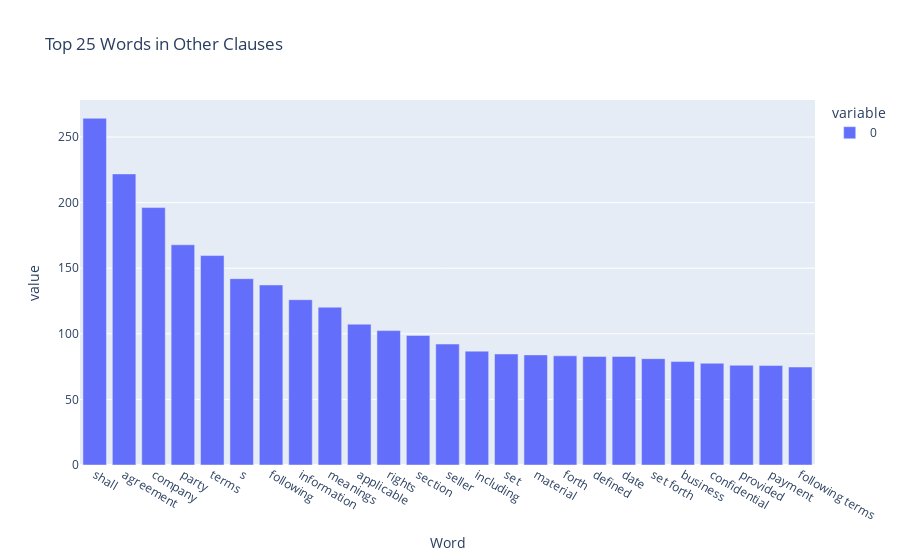

Here is the notebook cell this chart was saved with:
### Markdown cell above
**What are the top words in other clauses?**

### Code cell
vector_barplotter(other_clauses_only, "Top 25 Words in Other Clauses", "Word")

### Figure 1 — Plotly figure (JSON) as saved in the notebook; plotly's stock layout.template omitted (floating-point values rounded to 4 significant figures)
{"data": [{"alignmentgroup": "True", "hovertemplate": "variable=0<br>Word=%{x}<br>value=%{y}<extra></extra>", "legendgroup": "0", "marker": {"color": "#636efa"}, "name": "0", "offsetgroup": "0", "orientation": "v", "showlegend": true, "textposition": "auto", "type": "bar", "x": ["shall", "agreement", "company", "party", "terms", "s", "following", "information", "meanings", "applicable", "rights", "section", "seller", "including", "set", "material", "forth", "defined", "date", "set forth", "business", "confidential", "provided", "payment", "following terms"], "xaxis": "x", "y": [264.3, 221.9, 196.2, 167.8, 159.6, 142.0, 137.2, 126.0, 120.3, 107.3, 102.4, 98.76, 92.19, 86.79, 84.62, 83.92, 83.21, 82.76, 82.75, 81.04, 78.83, 77.55, 76.04, 75.79, 74.67], "yaxis": "y"}], "layout": {"barmode": "relative", "legend": {"title": {"text": "variable"}, "tracegroupgap": 0}, "title": {"text": "Top 25 Words in Other Clauses"}, "xaxis": {"anchor": "y", "domain": [0, 1], "title": {"text": "Word"}}, "yaxis": {"anchor": "x", "domain": [0, 1], "title": {"text": "value"}}}}
